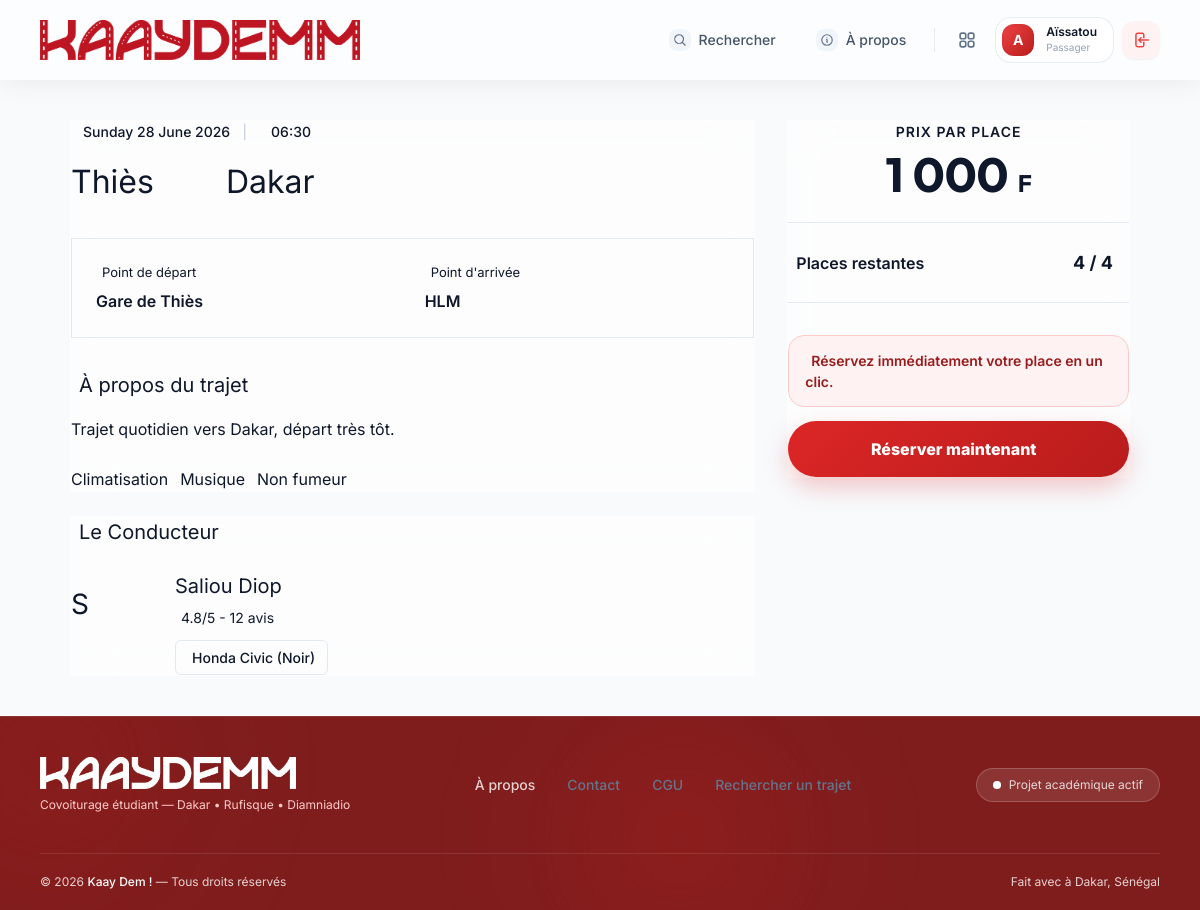
Screenshot of /public/trajets/detail/4 (signed in) with the database file from the repository.
### tables this page shows
CREATE TABLE trajets (
    id INT AUTO_INCREMENT PRIMARY KEY,
    conducteur_id INT NOT NULL,
    vehicule_id INT NOT NULL,
    ville_depart VARCHAR(100) NOT NULL,
    point_depart VARCHAR(150) NULL,
    ville_arrivee VARCHAR(100) NOT NULL,
    point_arrivee VARCHAR(150) NULL,
    date_trajet DATE NOT NULL,
    heure_depart TIME NOT NULL,
    prix_par_place DECIMAL(10, 2) NOT NULL,
    places_disponibles INT NOT NULL,
    places_totales INT NOT NULL,
    description TEXT NULL,
    climatisation BOOLEAN DEFAULT FALSE,
    musique BOOLEAN DEFAULT TRUE,
    fumeur BOOLEAN DEFAULT FALSE,
    statut ENUM('planifie', 'en_cours', 'termine', 'annule') DEFAULT 'planifie',
    date_creation DATETIME DEFAULT CURRENT_TIMESTAMP,
    FOREIGN KEY (conducteur_id) REFERENCES utilisateurs(id) ON DELETE CASCADE,
    FOREIGN KEY (vehicule_id) REFERENCES vehicules(id) ON DELETE RESTRICT
);

CREATE TABLE utilisateurs (
    id INT AUTO_INCREMENT PRIMARY KEY,
    nom VARCHAR(100) NOT NULL,
    prenom VARCHAR(100) NOT NULL,
    email VARCHAR(150) NOT NULL UNIQUE,
    telephone VARCHAR(20) NOT NULL,
    mot_de_passe VARCHAR(255) NOT NULL,
    photo_profil VARCHAR(255) DEFAULT 'default-avatar.png',
    role ENUM('passager', 'conducteur', 'admin') DEFAULT 'passager',
    est_conducteur_valide BOOLEAN DEFAULT FALSE,
    date_inscription DATETIME DEFAULT CURRENT_TIMESTAMP,
    statut ENUM('actif', 'suspendu') DEFAULT 'actif'
);

CREATE TABLE vehicules (
    id INT AUTO_INCREMENT PRIMARY KEY,
    conducteur_id INT NOT NULL,
    marque VARCHAR(50) NOT NULL,
    modele VARCHAR(50) NOT NULL,
    couleur VARCHAR(30) NOT NULL,
    immatriculation VARCHAR(20) NOT NULL,
    nombre_places INT NOT NULL DEFAULT 4,
    date_ajout DATETIME DEFAULT CURRENT_TIMESTAMP,
    FOREIGN KEY (conducteur_id) REFERENCES utilisateurs(id) ON DELETE CASCADE
);

### app/views/trajets/detail.php (the view, shortened to what the rows shown need)
<div style="max-width: 1100px; margin: 40px auto; padding: 0 20px; display: grid; grid-template-columns: 2fr 1fr; gap: 32px;">
    <div>
        <div class="glass-panel" style="margin-bottom: 24px; position: relative; overflow: hidden;">
            <div style="position: absolute; top: 0; left: 0; bottom: 0; width: 6px; background: var(--kd-primary);"></div>
            <div style="display: flex; align-items: center; gap: 12px; margin-bottom: 16px; color: var(--text-muted); font-size: 14px; font-weight: 500;">
                <i data-lucide="calendar" width="18" height="18"></i> <?= date('l d F Y', strtotime($trajet->date_trajet)) ?>
                <span style="color:#CBD5E1;">|</span>
                <i data-lucide="clock" width="18" height="18"></i> <?= substr($trajet->heure_depart, 0, 5) ?>
            </div>
            <h1 style="font-size: 32px; margin-bottom: 32px; display: flex; align-items: center; gap: 16px;">
                <?= htmlspecialchars($trajet->ville_depart) ?>
                <div style="width: 40px; height: 40px; background: var(--kd-primary-light); color: var(--kd-primary); border-radius: 50%; display: flex; align-items: center; justify-content: center;">
                </div>
                <?= htmlspecialchars($trajet->ville_arrivee) ?>
            </h1>
            <div style="display: grid; grid-template-columns: 1fr 1fr; gap: 24px; padding: 24px; background: var(--kd-bg); border-radius: var(--radius-md); border: 1px solid #E2E8F0; margin-bottom: 32px;">
                <div>
                    <div style="font-size: 13px; color: var(--text-muted); margin-bottom: 6px; display: flex; align-items: center; gap: 6px;">
                        <i data-lucide="map-pin" width="14" height="14"></i> Point de départ
                    </div>
                    <div style="font-weight: 600; color: var(--text-main);"><?= htmlspecialchars($trajet->point_depart ?: 'À définir avec le conducteur') ?></div>
                </div>
                <div>
                    <div style="font-size: 13px; color: var(--text-muted); margin-bottom: 6px; display: flex; align-items: center; gap: 6px;">
                        <i data-lucide="flag" width="14" height="14"></i> Point d'arrivée
                    </div>
                    <div style="font-weight: 600; color: var(--text-main);"><?= htmlspecialchars($trajet->point_arrivee ?: 'À définir avec le conducteur') ?></div>
                </div>
            </div>
            <h3 style="font-size: 20px; margin-bottom: 16px; display: flex; align-items: center; gap: 8px;">
                <i data-lucide="info" width="20" height="20" style="color:var(--kd-primary);"></i> À propos du trajet
            </h3>
            <p style="color: var(--text-muted); margin-bottom: 24px; line-height: 1.7;"><?= nl2br(htmlspecialchars($trajet->description ?: 'Aucune description spécifique fournie par le conducteur.')) ?></p>
            <div style="display: flex; gap: 12px; flex-wrap: wrap;">
                <?php if($trajet->climatisation): ?>
                    <span class="status-badge status-success"><i data-lucide="snowflake" width="14" height="14"></i> Climatisation</span>
                <?php endif; ?>
                <?php if($trajet->musique): ?>
                    <span class="status-badge status-success"><i data-lucide="music" width="14" height="14"></i> Musique</span>
                <?php endif; ?>
                <?php if($trajet->fumeur): ?>
                    <span class="status-badge status-pending"><i data-lucide="cigarette" width="14" height="14"></i> Fumeur toléré</span>
                <?php else: ?>
                    <span class="status-badge status-success"><i data-lucide="cigarette-off" width="14" height="14"></i> Non fumeur</span>
                <?php endif; ?>
            </div>
        </div>
        <div class="glass-panel">
            <h3 style="font-size: 20px; margin-bottom: 24px; display: flex; align-items: center; gap: 8px;">
                <i data-lucide="user" width="20" height="20" style="color:var(--kd-primary);"></i> Le Conducteur
            </h3>
            <div style="display: flex; align-items: center; gap: 24px;">
                <div class="user-avatar" style="width: 80px; height: 80px; font-size: 28px;">
                    <?= substr($trajet->conducteur_prenom, 0, 1) ?>
                </div>
                <div>
                    <h4 style="font-size: 20px; margin-bottom: 6px;"><?= htmlspecialchars($trajet->conducteur_prenom . ' ' . $trajet->conducteur_nom) ?></h4>
                    <div style="color: var(--text-muted); font-size: 14px; margin-bottom: 12px; display:flex; align-items:center; gap:6px;">
                        <i data-lucide="star" width="14" height="14" style="color:var(--kd-accent-dark); fill:var(--kd-accent-dark);"></i> 4.8/5 - 12 avis
                    </div>
                    <div style="font-size: 14px; color: var(--text-main); font-weight: 500; display:flex; align-items:center; gap:8px;">
                        <div style="background: var(--kd-bg); padding: 6px 12px; border-radius: 6px; border: 1px solid #E2E8F0;">
                            <?= htmlspecialchars($trajet->marque . ' ' . $trajet->modele) ?> (<?= htmlspecialchars($trajet->couleur) ?>)
                        </div>
                    </div>
                </div>
            </div>
        </div>
    </div>
    <div>
        <div class="glass-panel" style="position: sticky; top: 100px;">
            <div style="text-align: center; margin-bottom: 24px;">
                <div style="font-size: 14px; color: var(--text-muted); font-weight: 600; text-transform: uppercase; letter-spacing: 1px; margin-bottom: 8px;">Prix par place</div>
                <div style="font-family: 'Outfit'; font-size: 48px; font-weight: 700; color: var(--kd-primary); line-height: 1;">
                    <?= number_format($trajet->prix_par_place, 0, ',', ' ') ?> <span style="font-size:24px;">F</span>
                </div>
            </div>
            <div style="display: flex; justify-content: space-between; align-items: center; padding: 20px 0; border-top: 1px solid #E2E8F0; border-bottom: 1px solid #E2E8F0; margin-bottom: 32px;">
                <span style="font-weight: 600; color: var(--text-main); display:flex; align-items:center; gap:8px;">
                    <i data-lucide="users" width="18" height="18" style="color:var(--text-muted);"></i> Places restantes
                </span>
                <span style="background: var(--kd-primary-light); color: var(--kd-primary); padding: 6px 16px; border-radius: 50px; font-weight: 700; font-size: 18px;">
                    <?= $trajet->places_disponibles ?> / <?= $trajet->places_totales ?>
                </span>
            </div>
            <?php if(isset($_SESSION['user_id'])): ?>
                <?php if($_SESSION['user_id'] == $trajet->conducteur_id): ?>
                    <button class="btn btn-outline" style="width: 100%; height: 52px;" disabled>
                        <i data-lucide="lock"></i> C'est votre trajet
                    </button>
                <?php else: ?>
                    <div style="background: #fef2f2; border: 1px solid #fecaca; border-radius: 16px; padding: 14px 16px; margin-bottom: 14px; color: #991b1b; font-size: 14px; font-weight: 600;">
                        Réservez immédiatement votre place en un clic.
                    </div>
                    <a href="<?= BASE_URL ?>index.php?url=passager/reserver/<?= $trajet->id ?>" style="display: inline-flex; align-items: center; justify-content: center; width: 100%; height: 56px; font-size: 16px; font-weight: 800; border: 0; border-radius: 999px; background: linear-gradient(135deg, #dc2626, #b91c1c); color: white; box-shadow: 0 10px 24px rgba(220, 38, 38, 0.25); text-decoration: none; cursor: pointer;">
                        Réserver maintenant <i data-lucide="check-circle" style="margin-left: 10px;"></i>
                    </a>
                <?php endif; ?>
            <?php endif; ?>
        </div>
    </div>
</div>

### app/core/Router.php (shortened to what the rows shown need)
<?php
class Router {
    protected $routes = [];
    public function add($method, $uri, $controller, $action) {
        $uriPattern = preg_replace('/\{([a-zA-Z0-9_]+)\}/', '(?P<\1>[a-zA-Z0-9_-]+)', $uri);
        $uriPattern = '#^' . $uriPattern . '$#';
        $this->routes[] = [
            'method' => strtoupper($method),
            'uri' => $uri,
            'pattern' => $uriPattern,
            'controller' => $controller,
            'action' => $action
        ];
    }
    public function dispatch($uri, $method) {
        if (!empty($_GET['url'])) {
            $uri = '/' . trim($_GET['url'], '/');
        } else {
            $uri = parse_url($uri, PHP_URL_PATH);
        }
        $uri = '/' . trim($uri, '/');
        $uri = $uri === '/' ? '/' : $uri;
        foreach ($this->routes as $route) {
            if ($route['method'] === $method && preg_match($route['pattern'], $uri, $matches)) {
                $action = $route['action'];
                $controller = new $controllerClass();
                $params = [];
                foreach ($matches as $key => $value) {
                    if (is_string($key)) {
                        $params[$key] = $value;
                    }
                }
                call_user_func_array([$controller, $action], $params);
                return;
            }
        }
    }
}

### rows the page displays
trajets: date_trajet "Sunday 28 June 2026", heure_depart "06:30", ville_depart "Thiès", ville_arrivee "Dakar", point_depart "Gare de Thiès", point_arrivee "HLM", description "Trajet quotidien vers Dakar, départ très tôt.", conducteur.prenom "S", conducteur.nom "Saliou Diop", vehicule.modele "Honda Civic", vehicule.couleur "Noir", prix_par_place "1 000", places_disponibles "4", places_totales "4"
